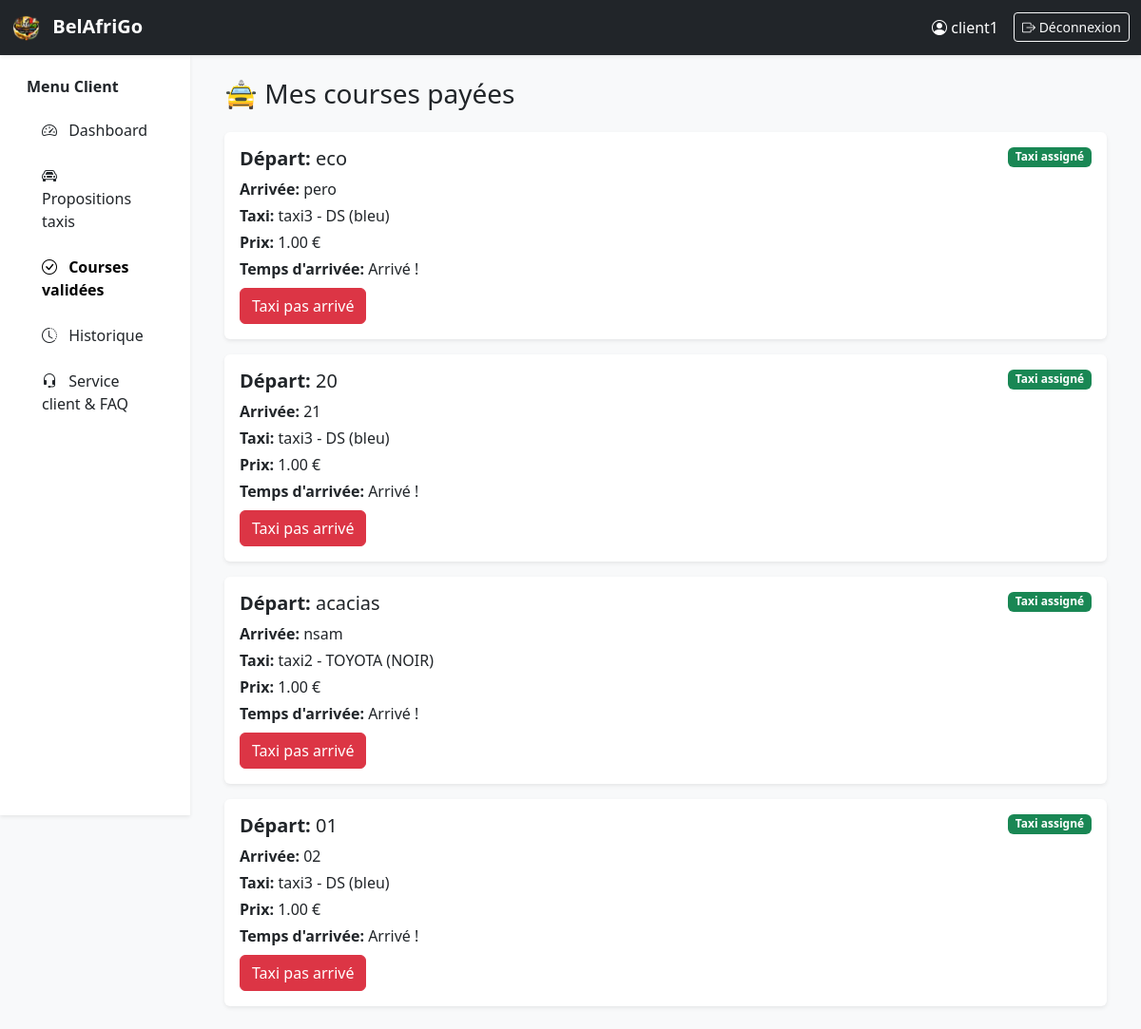
The page /client/courses-valides/ (signed in) on the database its author committed.
### core/models.py (models this page shows, shortened)
class User(AbstractUser):
    ROLE_CHOICES = (
        ('client', 'Client'),
        ('coiffeuse', 'Coiffeuse'),
        ('taxi', 'Taxi'),
    )
    role = models.CharField(max_length=20, choices=ROLE_CHOICES)

class Course(models.Model):
    STATUS_CHOICES = (
        ('pending', 'En attente'),
        ('proposed', 'Proposition taxi'),
        ('accepted', 'Acceptée'),
        ('completed', 'Terminée'),
        ('cancelled', 'Annulée'),
    )
    client = models.ForeignKey('Client', on_delete=models.CASCADE, related_name='courses')
    taxi = models.ForeignKey('Taxi', on_delete=models.SET_NULL, null=True, blank=True, related_name='courses')
    adresse_depart = models.CharField(max_length=255)
    adresse_arrivee = models.CharField(max_length=255)
    prix_propose = models.DecimalField(max_digits=8, decimal_places=2, null=True, blank=True)
    temps_arrivee = models.CharField(max_length=50, null=True, blank=True)
    status = models.CharField(max_length=20, choices=STATUS_CHOICES, default='pending')
    temps_arrivee = models.CharField(max_length=50, null=True, blank=True)
    arrivee_estimee = models.DateTimeField(null=True, blank=True)
    paiement_admin = models.BooleanField(default=False)
    created_at = models.DateTimeField(auto_now_add=True)

class Taxi(models.Model):
    user = models.OneToOneField(User, on_delete=models.CASCADE, related_name='taxi')
    phone_number = models.CharField(max_length=20, blank=True, null=True)
    marque = models.CharField(max_length=50, blank=True, null=True)
    modele = models.CharField(max_length=50, blank=True, null=True)
    couleur = models.CharField(max_length=30, blank=True, null=True)
    is_paid = models.BooleanField(default=False)

### core/views.py (the view)
# urls.py: path('client/courses-valides/', views.client_courses_valides, name='client_courses_valides'),
@login_required
def client_courses_valides(request):
    client = request.user.client
    courses = Course.objects.filter(client=client, status="paid").select_related("taxi")
    for course in courses:
        if not course.arrivee_estimee and course.temps_arrivee:
            try:
                minutes = int(course.temps_arrivee)
                course.arrivee_estimee = timezone.now() + timedelta(minutes=minutes)
                course.save()
            except ValueError:
                course.arrivee_estimee = timezone.now()
    return render(request, "client/client_courses_valides.html", {"courses": courses})

### core/templates/client/client_courses_valides.html (shortened to what this page needs)
{% extends "client/base_client.html" %}
{% block content %}
<div class="container">
    <h3 class="mb-4">🚖 Mes courses payées</h3>
    {% if courses %}
        <div class="row g-3">
        {% for course in courses %}
            <div class="col-12">
                <div class="card shadow-sm border-0">
                    <div class="card-body">
                        <div class="d-flex justify-content-between align-items-start mb-2">
                            <h5 class="card-title mb-0">
                                <strong>Départ:</strong> {{ course.adresse_depart }}
                            </h5>
                            {% if course.taxi %}
                                <span class="badge bg-success">Taxi assigné</span>
                            {% else %}
                                <span class="badge bg-warning text-dark">Taxi non assigné</span>
                            {% endif %}
                        </div>
                        <p class="mb-1"><strong>Arrivée:</strong> {{ course.adresse_arrivee }}</p>
                        {% if course.taxi %}
                            <p class="mb-1">
                                <strong>Taxi:</strong> {{ course.taxi.user.username }}
                                {% if course.taxi.marque %}- {{ course.taxi.marque }}{% endif %}
                                {% if course.taxi.couleur %}({{ course.taxi.couleur }}){% endif %}
                            </p>
                        {% endif %}
                        <p class="mb-1"><strong>Prix:</strong> {{ course.prix_propose }} €</p>
                        <p class="mb-2">
                            <strong>Temps d'arrivée:</strong>
                            <span class="countdown" data-arrivee="{{ course.arrivee_estimee|date:'U'|default_if_none:0 }}">
                            </span>
                        </p>
                        {% if course.taxi and course.taxi.phone_number %}
                            <button class="btn btn-danger taxi-not-arrived d-none"
                                    data-phone="{{ course.taxi.phone_number }}"
                                    data-bs-toggle="modal"
                                    data-bs-target="#taxiModal">
                                Taxi pas arrivé
                            </button>
                        {% endif %}
                    </div>
                </div>
            </div>
        {% endfor %}
        </div>
    {% else %}
        <p class="text-muted">Aucune course payée pour le moment.</p>
    {% endif %}
</div>
{% endblock %}

### core/templates/client/base_client.html (shortened to what this page needs)
{% load static %}
<!DOCTYPE html>
<html lang="fr">
<head>
    <link href="https://cdn.jsdelivr.net/npm/bootstrap@5.3.2/dist/css/bootstrap.min.css" rel="stylesheet">
    <link href="https://cdn.jsdelivr.net/npm/bootstrap-icons@1.11.1/font/bootstrap-icons.css" rel="stylesheet">
</head>
<body class="bg-light">
<nav class="navbar navbar-expand-lg navbar-dark bg-dark shadow-sm">
    <div class="container-fluid">
        <a class="navbar-brand fw-bold" href="#">
            <img src="{% static 'img/logo.png' %}" width="30" height="30" class="me-2">
            BelAfriGo
        </a>
        <div class="ms-auto d-flex align-items-center">
            <span class="text-white me-3">
                <i class="bi bi-person-circle"></i> {{ request.user.username }}
            </span>
            <a href="{% url 'logout' %}" class="btn btn-outline-light btn-sm">
                <i class="bi bi-box-arrow-right"></i> Déconnexion
            </a>
        </div>
    </div>
</nav>
<div class="container-fluid">
    <div class="row">
        <nav class="col-lg-2 d-none d-lg-block bg-white shadow-sm vh-100">
            <div class="pt-4 px-3">
                <h6 class="fw-bold text-dark mb-3">
                    Menu Client
                </h6>
                <ul class="nav flex-column">
                    <li class="nav-item mb-2">
                        <a class="nav-link text-dark {% if request.resolver_match.url_name == 'client_dashboard' %}fw-bold text-black{% endif %}"
                           href="{% url 'client_dashboard' %}">
                            <i class="bi bi-speedometer2 me-2"></i>
                            Dashboard
                        </a>
                    </li>
                    <li class="nav-item mb-2">
                        <a class="nav-link text-dark {% if request.resolver_match.url_name == 'client_all_propositions' %}fw-bold text-black{% endif %}"
                           href="{% url 'client_all_propositions' %}">
                            <i class="bi bi-car-front me-2"></i>
                            Propositions taxis
                        </a>
                    </li>
                    <li class="nav-item mb-2">
                        <a class="nav-link text-dark {% if request.resolver_match.url_name == 'client_courses_valides' %}fw-bold text-black{% endif %}"
                           href="{% url 'client_courses_valides' %}">
                            <i class="bi bi-check-circle me-2"></i>
                            Courses validées
                        </a>
                    </li>
                    <li class="nav-item mb-2">
                        <a class="nav-link text-dark {% if request.resolver_match.url_name == 'historique_client' %}fw-bold text-black{% endif %}"
                           href="{% url 'historique_client' %}">
                            <i class="bi bi-clock-history me-2"></i>
                            Historique
                        </a>
                    </li>
                    <li class="nav-item mb-2">
                        <a class="nav-link text-dark {% if request.resolver_match.url_name == 'service_client' %}fw-bold text-black{% endif %}"
                           href="{% url 'service_client' %}">
                            <i class="bi bi-headset me-2"></i>
                            Service client & FAQ
                        </a>
                    </li>
                </ul>
            </div>
        </nav>
        <main class="col-lg-10 ms-sm-auto px-md-4 py-4">
            {% block content %}{% endblock %}
        </main>
    </div>
</div>
</body>
</html>

### rows shown on the page
User: user.username "client1"
Course: adresse_depart "eco", shows "Taxi assigné", adresse_arrivee "pero", taxi.user.username "taxi3", taxi.marque "DS", taxi.couleur "bleu", prix_propose "1.00"
Course: adresse_depart "20", shows "Taxi assigné", adresse_arrivee "21", taxi.user.username "taxi3", taxi.marque "DS", taxi.couleur "bleu", prix_propose "1.00"
Course: adresse_depart "acacias", shows "Taxi assigné", adresse_arrivee "nsam", taxi.user.username "taxi2", taxi.marque "TOYOTA", taxi.couleur "NOIR", prix_propose "1.00"
Course: adresse_depart "01", shows "Taxi assigné", adresse_arrivee "02", taxi.user.username "taxi3", taxi.marque "DS", taxi.couleur "bleu", prix_propose "1.00"
